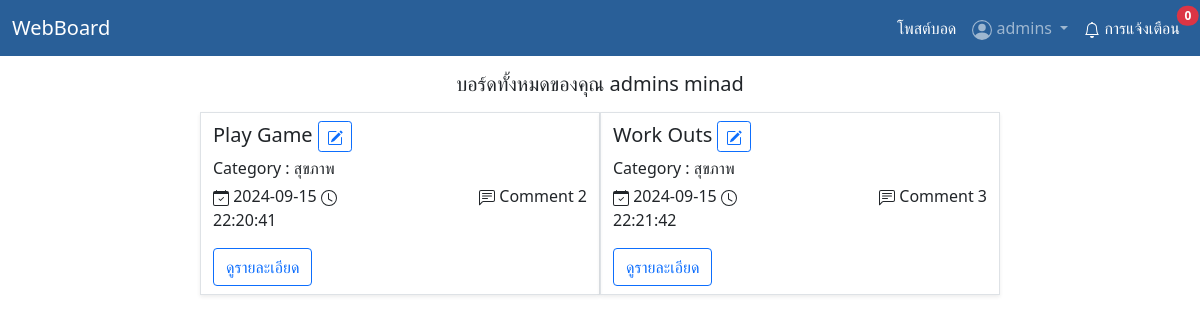
Screenshot of /myboard.php (signed in) with the database file from the repository.
### tables this page shows
CREATE TABLE IF NOT EXISTS `users` (
  `userID` int NOT NULL AUTO_INCREMENT,
  `email` varchar(255) DEFAULT NULL,
  `userPassword` varchar(255) DEFAULT NULL,
  `firstName` varchar(255) DEFAULT NULL,
  `lastName` varchar(255) DEFAULT NULL,
  `userImage` text,
  `userDate` date DEFAULT NULL,
  `userTime` time DEFAULT NULL,
  `userRole` int DEFAULT '0',
  PRIMARY KEY (`userID`)
);

CREATE TABLE IF NOT EXISTS `board` (
  `boardID` int NOT NULL AUTO_INCREMENT,
  `boardHeader` varchar(255) DEFAULT NULL,
  `boardBody` text,
  `userID` int DEFAULT NULL,
  `categoryID` int DEFAULT NULL,
  `boardDate` date DEFAULT NULL,
  `boardTime` time DEFAULT NULL,
  `boardImageName` text,
  PRIMARY KEY (`boardID`),
  KEY `FK_board_users` (`userID`),
  KEY `FK_board_category` (`categoryID`),
  CONSTRAINT `board_ibfk_1` FOREIGN KEY (`categoryID`) REFERENCES `category` (`categoryID`),
  CONSTRAINT `board_ibfk_2` FOREIGN KEY (`categoryID`) REFERENCES `category` (`categoryID`),
  CONSTRAINT `FK_board_category` FOREIGN KEY (`categoryID`) REFERENCES `category` (`categoryID`),
  CONSTRAINT `FK_board_users` FOREIGN KEY (`userID`) REFERENCES `users` (`userID`)
);

CREATE TABLE IF NOT EXISTS `category` (
  `categoryID` int NOT NULL AUTO_INCREMENT,
  `categoryName` varchar(255) DEFAULT NULL,
  PRIMARY KEY (`categoryID`)
);

### db/db_connect.php (called while the page is built, shortened)
<?php
function countRow($table, $column,$value) {
    $sql = 'SELECT * FROM '.$table.' WHERE '.$column.' = "'.$value.'" ';
    $result = mysqli_query($GLOBALS['conn'],$sql);
    return $result->num_rows;
}
function getData($sql) {
    $result =  mysqli_query($GLOBALS['conn'],$sql);
    $data = mysqli_fetch_assoc($result);
    return $data;
}
?>

### myboard.php (the view, shortened to what this page needs)
<!DOCTYPE html>
<html lang="en">
<head>
<?php
require 'db/db_connect.php';
$board['img']='';
    $sql = 'SELECT firstName,lastName FROM users WHERE userID = '.$_SESSION['userID'].' ';
    $data = getData($sql);
    $boardSql = 'SELECT * FROM board WHERE userID = '.$_SESSION['userID'].' ';
    $boardResult = mysqli_query($GLOBALS['conn'],$boardSql);
    $countMyBoard = countRow('board','userID',$_SESSION['userID']);
?>
    <link href="css/style.css" rel="stylesheet" type="text/css"/>
    <link href="https://cdn.jsdelivr.net/npm/bootstrap@5.0.2/dist/css/bootstrap.min.css" rel="stylesheet">
</head>
<body>
    <?php require 'req/navbar.php' ?>
    <div class="container-fluid  mt-3 mb-2">
    <div class="row">
        <div class="col-sm-4"></div>
        <div class="col-sm-4 text-center"><h5>บอร์ดทั้งหมดของคุณ <?php echo $data['firstName']; echo ' '; echo $data['lastName']; ?></h5>
    </div>
        <div class="col-sm-4 text-end"></div>
    </div>
        <div class="row  mt-2 mb-2">
            <div class="col-sm-2"></div>
            <div class="col-sm-8 ">
                <div class="row ">
                    <?php  if($countMyBoard > 0) {  ?>
                    <?php $i=0; while ( $data = mysqli_fetch_assoc($boardResult) ) {
                        $categorySql = 'SELECT categoryName FROM category WHERE categoryID = '.$data['categoryID'].' ';
                        $category = getData($categorySql);
                        $commnet = countROW('comment','boardID',$data['boardID']);
                        ?>
                    <div class="col-sm-6 border shadow-sm mb-2">
                        <?php if(isset($board['img'])==null) { ?>
                        <div class="row">
                            <div class="col-sm-4">
                            <img src="img/noimg.jpg" class="img-fluid mt-2 mb-2" alt="...">
                            </div>
                            <div class="col-sm-8">
                                <h5 class="text-start mt-2 mb-1"><?php echo $data['boardHeader'] ?></h5>
                                <p class="text-start mb-1">Category : <?php echo $category['categoryName']; ?></p>
                                <p></p>
                                <div class="row">
                                    <div class="col-sm-5"><p>
                                <svg xmlns="http://www.w3.org/2000/svg" width="16" height="16" fill="currentColor" class="bi bi-calendar-check" viewBox="0 0 16 16">
                                    <path d="M10.854 7.146a.5.5 0 0 1 0 .708l-3 3a.5.5 0 0 1-.708 0l-1.5-1.5a.5.5 0 1 1 .708-.708L7.5 9.793l2.646-2.647a.5.5 0 0 1 .708 0"/>
                                    <path d="M3.5 0a.5.5 0 0 1 .5.5V1h8V.5a.5.5 0 0 1 1 0V1h1a2 2 0 0 1 2 2v11a2 2 0 0 1-2 2H2a2 2 0 0 1-2-2V3a2 2 0 0 1 2-2h1V.5a.5.5 0 0 1 .5-.5M1 4v10a1 1 0 0 0 1 1h12a1 1 0 0 0 1-1V4z"/>
                                    </svg>
                                    <?php echo $data['boardDate']; ?>
                                    <svg xmlns="http://www.w3.org/2000/svg" width="16" height="16" fill="currentColor" class="bi bi-clock" viewBox="0 0 16 16">
                                        <path d="M8 3.5a.5.5 0 0 0-1 0V9a.5.5 0 0 0 .252.434l3.5 2a.5.5 0 0 0 .496-.868L8 8.71z"/>
                                        <path d="M8 16A8 8 0 1 0 8 0a8 8 0 0 0 0 16m7-8A7 7 0 1 1 1 8a7 7 0 0 1 14 0"/>
                                    </svg>
                                    <?php echo $data['boardTime']; ?>
                                </p></div>
                                <div class="col-sm-2"></div>
                                    <div class="col-sm-5 mt-4 text-end">
                                <p>
                                    <svg xmlns="http://www.w3.org/2000/svg" width="16" height="16" fill="currentColor" class="bi bi-chat-left-text" viewBox="0 0 16 16">
                                        <path d="M14 1a1 1 0 0 1 1 1v8a1 1 0 0 1-1 1H4.414A2 2 0 0 0 3 11.586l-2 2V2a1 1 0 0 1 1-1zM2 0a2 2 0 0 0-2 2v12.793a.5.5 0 0 0 .854.353l2.853-2.853A1 1 0 0 1 4.414 12H14a2 2 0 0 0 2-2V2a2 2 0 0 0-2-2z"/>
                                        <path d="M3 3.5a.5.5 0 0 1 .5-.5h9a.5.5 0 0 1 0 1h-9a.5.5 0 0 1-.5-.5M3 6a.5.5 0 0 1 .5-.5h9a.5.5 0 0 1 0 1h-9A.5.5 0 0 1 3 6m0 2.5a.5.5 0 0 1 .5-.5h5a.5.5 0 0 1 0 1h-5a.5.5 0 0 1-.5-.5"/>
                                    </svg> Comment <?php echo $commnet; ?>
                                </p></div>
                                </div>
                            </div>
                        </div>
                        <?php } else { ?>
                            <div class="row">
                            <div class="col-sm-12">
                                <h5 class="text-start mt-2 mb-1"><?php echo $data['boardHeader'] ?>
                                <a href="editBoard.php?boardID=<?php echo $data['boardID']; ?>" class="btn btn-sm btn-outline-primary ">
                                </a>
                                </h5>
                                <p class="text-start mb-1">Category : <?php echo $category['categoryName']; ?>
                            </p>
                                <div class="row">
                                    <div class="col-sm-5"><p>
                                    <?php echo $data['boardDate']; ?>
                                    <svg xmlns="http://www.w3.org/2000/svg" width="16" height="16" fill="currentColor" class="bi bi-clock" viewBox="0 0 16 16">
                                        <path d="M8 3.5a.5.5 0 0 0-1 0V9a.5.5 0 0 0 .252.434l3.5 2a.5.5 0 0 0 .496-.868L8 8.71z"/>
                                        <path d="M8 16A8 8 0 1 0 8 0a8 8 0 0 0 0 16m7-8A7 7 0 1 1 1 8a7 7 0 0 1 14 0"/>
                                    </svg>
                                    <?php echo $data['boardTime']; ?>
                                </p>
                                </div>
                                <div class="col sm-2"></div>
                                    <div class="col-sm-5 text-end">
                                <p>
                                 Comment <?php echo $commnet; ?>
                                </p>
                                </div>
                                </div>
                                <a href="boardDetail.php?boardID=<?php echo $data['boardID']  ?>" class="btn btn-outline-primary mb-2">ดูรายละเอียด</a>
                            </div>
                        </div>
                            <?php }  ?>
                    </div>
                     <?php } }else { ?>
                    <div class="col-sm-4"></div>
                    <div class="col-sm-4 text-center"><h5>คุณไม่มีบอร์ด</h5></div>
                    <div class="col-sm-4"></div>
                        <?php } ?>
                </div>
            </div>
            <div class="col-lg-2"></div>
        </div>
    </div>
</body>
</html>

### req/navbar.php (shortened to what this page needs)
<?php
  if(isset($_SESSION['userID'])) {
    $userID = $_SESSION['userID'];
    $sql = 'SELECT email,userRole,firstName,userRole FROM users WHERE userID = ? ';
    $prepareUser = $GLOBALS['conn']->prepare($sql);
    $prepareUser->bind_param("i",$userID);
    $prepareUser->execute();
    $result = $prepareUser->get_result();
    $user = $result->fetch_assoc();;
}
?>
<nav class="navbar navbar-expand-lg navbar-dark sticky-top">
  <div class="container-fluid">
    <a class="navbar-brand" href="index.php">WebBoard</a>
    <div class="collapse navbar-collapse" id="navbarSupportedContent">
      <ul class="navbar-nav ms-auto mb-2 mb-lg-0">
        <?php if(isset($_SESSION['userID'])) { ?>
        <li class="nav-item">
          <a class="nav-link active" aria-current="page" href="addboard.php">โพสต์บอด</a>
        </li>
        <li class="nav-item dropdown">
          <a class="nav-link dropdown-toggle" href="#" id="navbarDropdown" role="button" data-bs-toggle="dropdown" aria-expanded="false">
            <?php if(isset($_SESSION['userID'])) { echo $user['firstName']; } else { echo 'Profile'; } ?>
          </a>
        </li>
        <li class="nav-item">
          <a href="#" role="button" class="nav-link active   position-relative " aria-expanded="false">
            การแจ้งเตือน
            <span class=" position-absolute top-1 start-100 translate-middle badge rounded-pill bg-danger">
              0
            </span>
          </a>
        </li>
        <?php } ?>
      </ul>
    </div>
  </div>
</nav>

### css/style.css (style rules this page uses)
.navbar { background-color: #295F98; }

### rows the page displays
users: firstName "admins", lastName "minad"
board: boardHeader "Play Game", categoryID.categoryName "สุขภาพ", boardDate "2024-09-15", boardTime "22:20:41", commnet "2"
board: boardHeader "Work Outs", categoryID.categoryName "สุขภาพ", boardDate "2024-09-15", boardTime "22:21:42", commnet "3"
